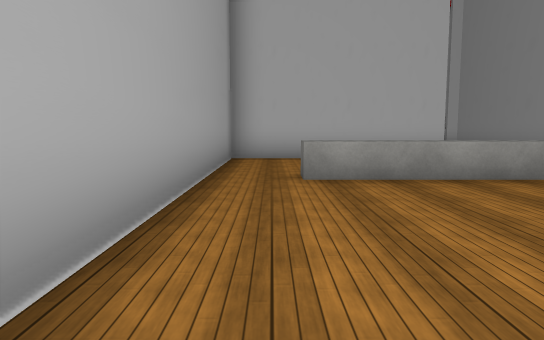
[1] (above)

20 first-person views from a walk through a 3-D level made in the Unity game engine. The camera is 1.3 m above the floor, tilts 6° down and sees 70° across. The floor is counted in squares, 2 m on a side. Each view is taken from the middle of a square. On the plan, view 1 faces up. The plan holds only what a view shows up to about 11 squares ahead; the rest is blank. The place goes on beyond the plan. The player character is not drawn. Some animated figures are left out. Some surface patterns are stand-ins.

[2]
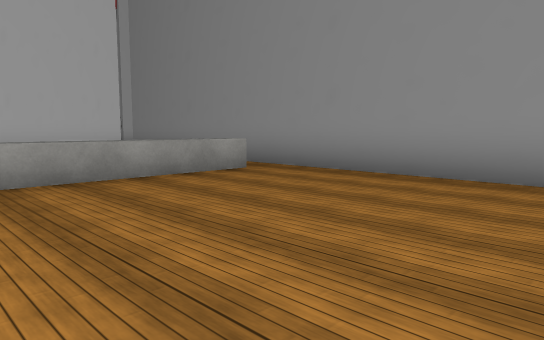

[3]
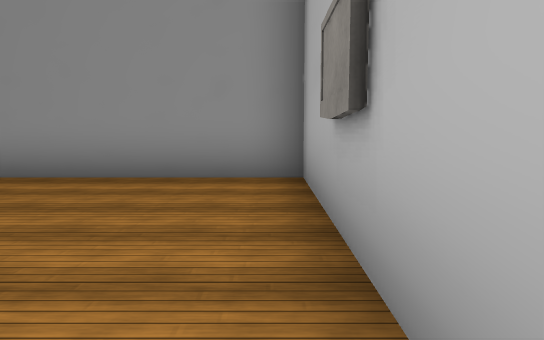

[4]
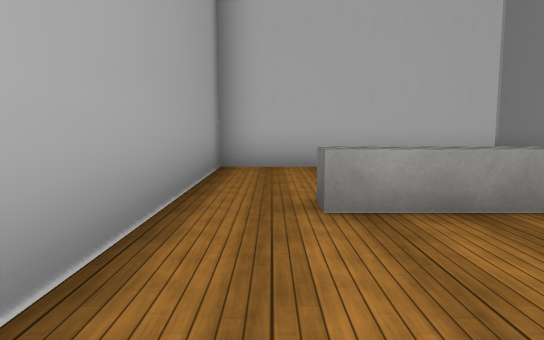

[5]
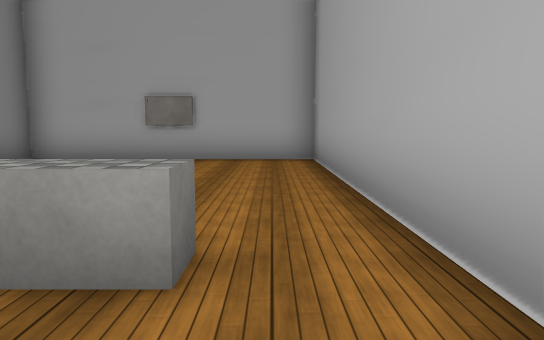

[6]
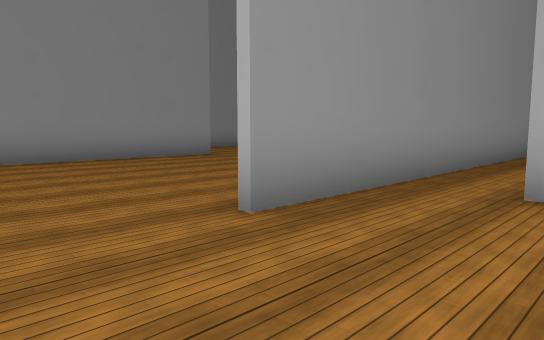

[7]
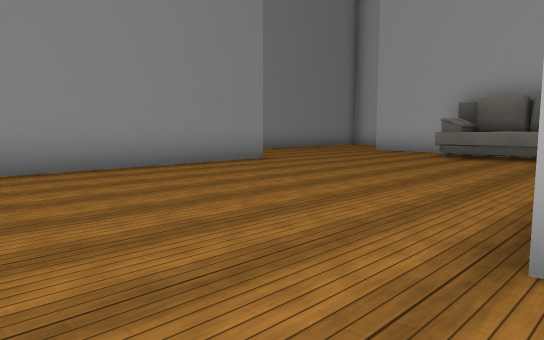

[8]
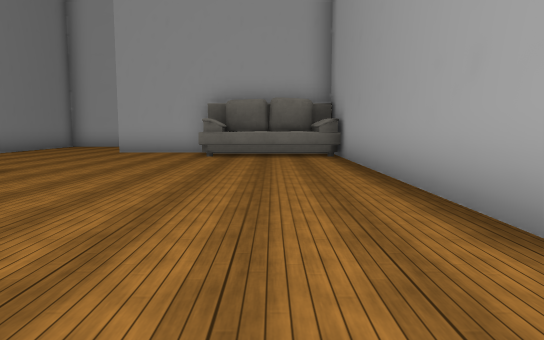

[9]
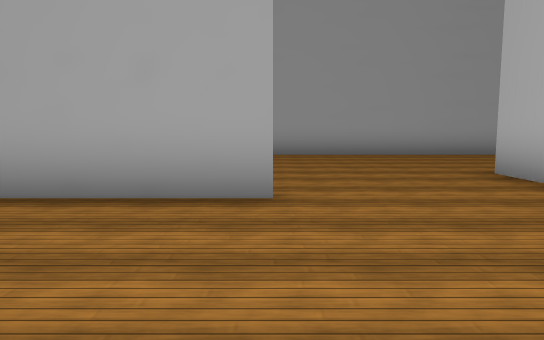

[10]
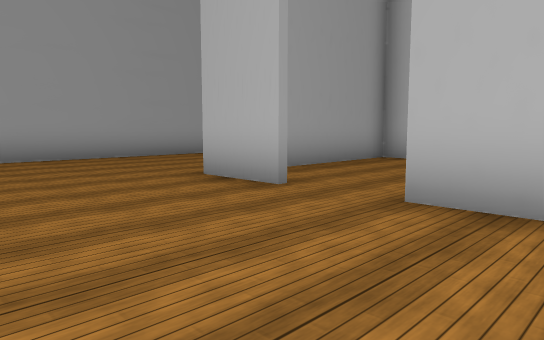

[11]
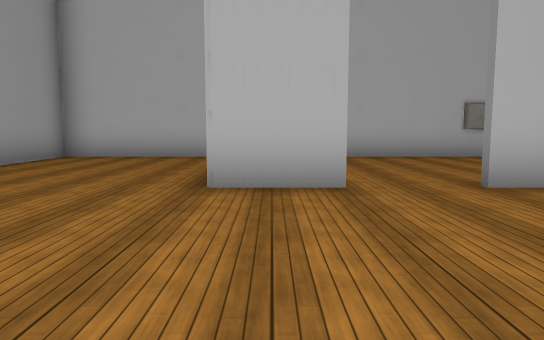

[12]
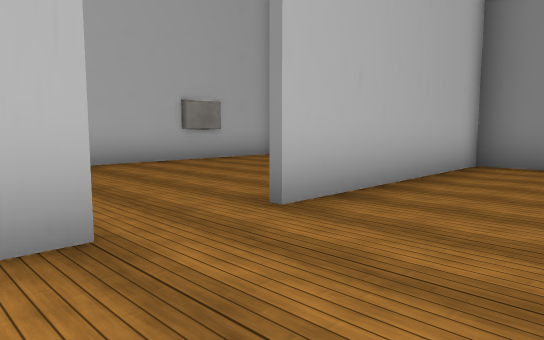

[13]
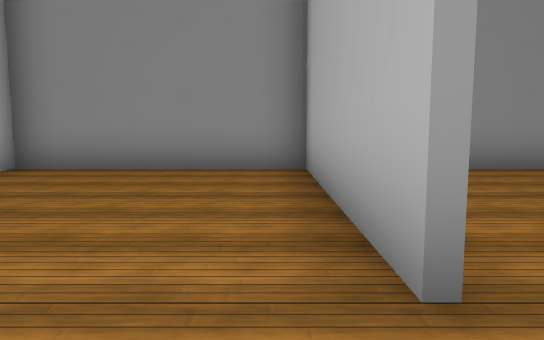

[14]
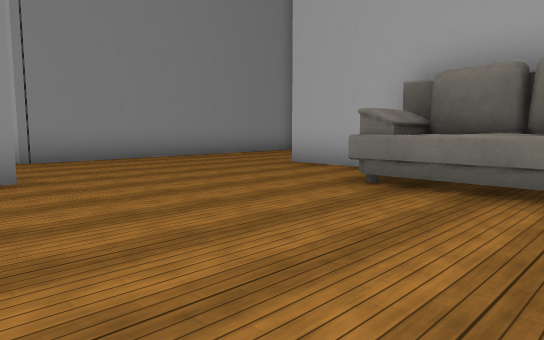

[15]
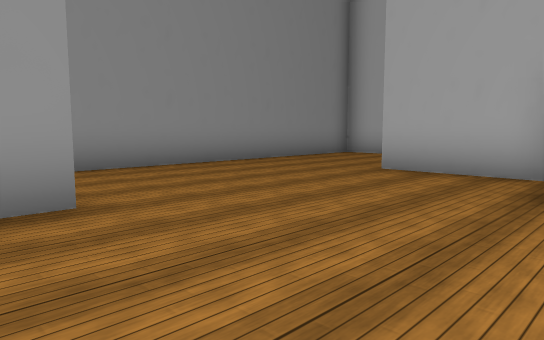

[16]
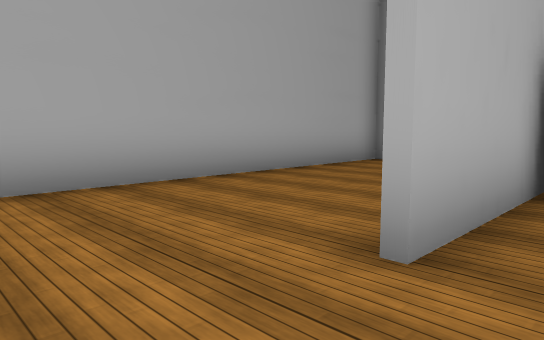

[17]
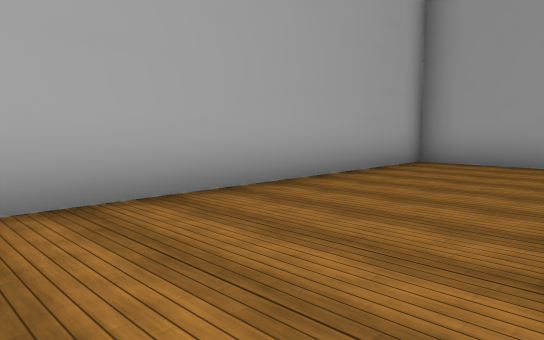

[18]
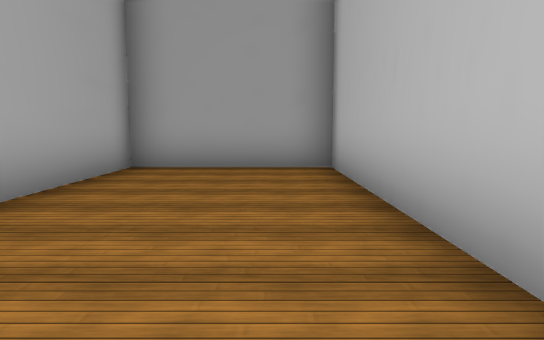

[19]
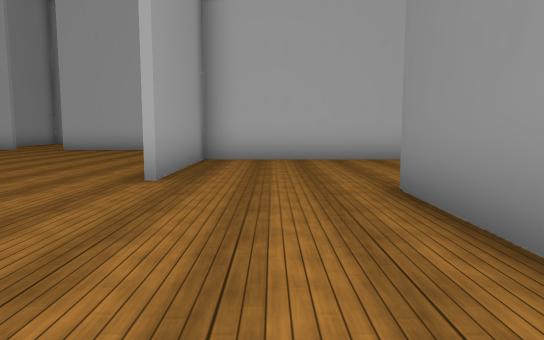

[20]
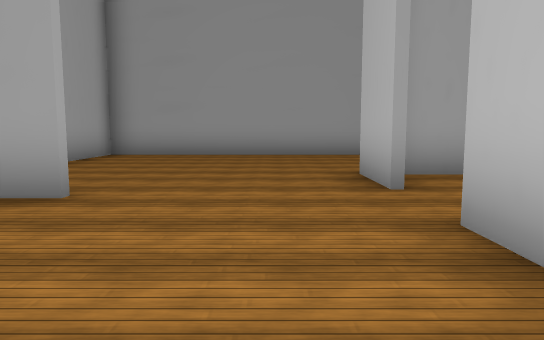

### Floor plan
Points are (right, up) in squares from view 1. A wall is a line through its corners. A room is listed if a view was taken in it or the views show most of it. See-through windows are left out.
Room 1 (views 1, 2, 3, 4, 5)
walls: (5.2, -1.5) (5.2, 8.4); (3.9, 8.7) (-0.9, 8.7) (-0.9, -1.4) (5, -1.4)
low walls: (4.4, 5) (0.4, 5) (0.4, 5.5) (1.1, 5.5)
ways out: opening at (4, 9) to room 2; opening at (5, 3) to room 3
Room 2 (views 6, 7, 11, 12)
walls: (4.9, 14.3) (3.2, 14.3); (5.2, 8.4) (5.2, 11.1); (2.5, 19.2) (-0.9, 19.2) (-0.9, 8.9) (1.2, 8.9)
ways out: opening at (4, 9) to room 1; opening at (5.5, 12.5) to room 3; opening at (5.5, 14) to room 4
Room 3 (views 8, 9, 10, 14, 15, 16, 17, 19, 20)
walls: (11.4, 6.9) (11.4, 14); (8.2, 2.2) (11.4, 2.2); (5.4, 11.1) (5.4, 3.6); (14.4, 1.5) (14.4, 6.2); (11.5, 14.3) (6.4, 14.3)
ways out: opening at (5, 3) to room 1; opening at (5.5, 12.5) to room 2; opening at (12.5, 2) to room 5; opening at (12.5, 6)
objects: other object (6, 3) to (8, 4)
Room 4 (view 13)
walls: (6.4, 14.4) (11.4, 14.4); (8.5, 19.2) (5.8, 19.2); (4.1, 19.2) (3.4, 19.2) (3.4, 14.9); (11.4, 14) (11.4, 19.2) (9.5, 19.2)
ways out: opening at (5.5, 14) to room 2
Room 5 (view 18)
walls: (10.6, 2) (5.4, 2) (5.4, -1.5); (5, -1.4) (14.4, -1.4) (14.4, 1.5)
ways out: opening at (12.5, 2) to room 3

Where each view was taken, in squares from view 1:
view 1: 0 up, 0 right, facing up
view 2: 0 up, 0 right, facing up-right
view 3: 1 down, 0 right, facing right
view 4: 2 up, 0 right, facing up
view 5: 7 up, 0 right, facing down
view 6: 13 up, 3 right, facing down-right
view 7: 13 up, 5 right, facing down-right
view 8: 13 up, 7 right, facing down
view 9: 11 up, 9 right, facing left
view 10: 11 up, 8 right, facing up-left
view 11: 10 up, 4 right, facing up
view 12: 12 up, 4 right, facing up-right
view 13: 15 up, 5 right, facing right
view 14: 8 up, 6 right, facing down-right
view 15: 8 up, 8 right, facing down-right
view 16: 3 up, 13 right, facing down-left
view 17: 2 up, 13 right, facing down-left
view 18: 1 up, 12 right, facing left
view 19: 2 up, 13 right, facing up
view 20: 13 up, 9 right, facing left
